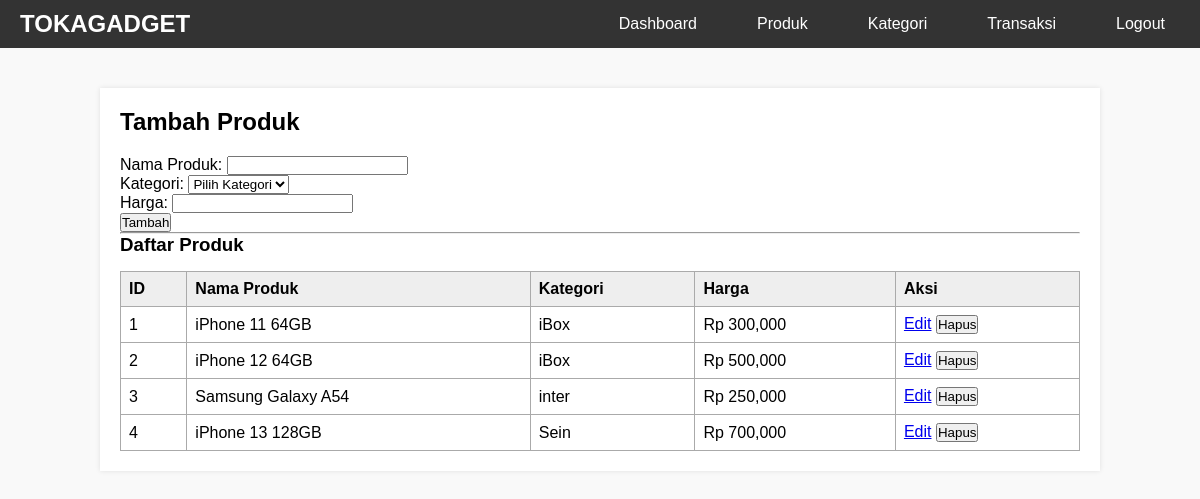
The page /TB_basdat/admin/produk.php (signed in) on the database as committed earlier.
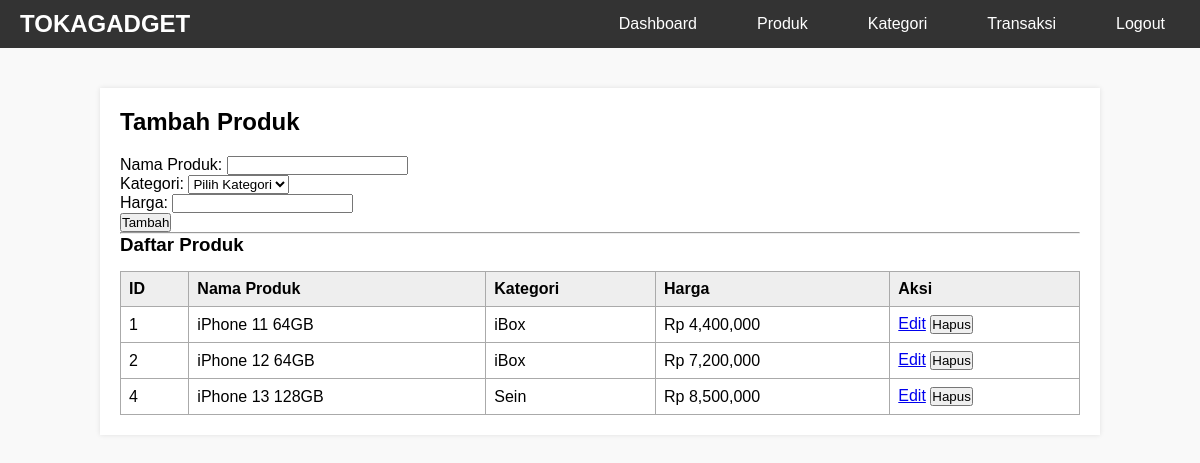
The same page on the database as committed later.
### tables this page shows
CREATE TABLE `produk` (
  `id_produk` int(11) NOT NULL,
  `nama_produk` varchar(100) NOT NULL,
  `id_kategori` int(11) DEFAULT NULL,
  `harga` decimal(15,2) DEFAULT NULL,
  `stok` int(11) DEFAULT 0
);

CREATE TABLE `kategori_produk` (
  `id_kategori` int(11) NOT NULL,
  `nama_kategori` varchar(50) NOT NULL,
  `durasi_garansi` varchar(50) DEFAULT NULL
);

### TB_basdat/admin/produk.php (the view, shortened to what this page needs)
<?php
require_once '../config/database.php';
$edit_data = null;
$produk_result = $pdo->query("SELECT p.*, k.nama_kategori FROM produk p LEFT JOIN kategori_produk k ON p.id_kategori = k.id_kategori")->fetchAll();
?>
<!DOCTYPE html>
<html>
<head>
</head>
<body>
<nav class="navbar">
    <div class="nav-container">
        <a href="../index.php" class="logo">TOKAGADGET</a>
        <ul class="nav-menu">
            <li><a href="index.php">Dashboard</a></li>
            <li><a href="produk.php">Produk</a></li>
            <li><a href="kategori.php">Kategori</a></li>
            <li><a href="transaksi.php">Transaksi</a></li>
            <li><a href="../logout.php" onclick="return confirm('Keluar dari admin?')">Logout</a></li>
        </ul>
    </div>
</nav>
<div class="container">
    <h2 style="margin-bottom: 20px;"><?php echo $edit_data ? 'Edit Produk' : 'Tambah Produk'; ?></h2>
    <form method="POST">
        <p>Nama Produk:
            <input type="text" name="nama_produk" required value="<?= $edit_data['nama_produk'] ?? ''; ?>">
        </p>
        <p>Kategori:
            <select name="id_kategori" required>
                <option value="">Pilih Kategori</option>
            </select>
        </p>
        <p>Harga:
            <input type="number" name="harga" required value="<?= $edit_data['harga'] ?? ''; ?>">
        </p>
        <p>
            <button type="submit"><?= $edit_data ? 'Update' : 'Tambah'; ?></button>
        </p>
    </form>
    <hr>
    <h3>Daftar Produk</h3>
    <table>
        <tr style="background-color: #eee;">
            <th>ID</th>
            <th>Nama Produk</th>
            <th>Kategori</th>
            <th>Harga</th>
            <th>Aksi</th>
        </tr>
        <?php foreach ($produk_result as $row): ?>
        <tr>
            <td><?= $row['id_produk']; ?></td>
            <td><?= $row['nama_produk']; ?></td>
            <td><?= $row['nama_kategori']; ?></td>
            <td>Rp <?= number_format($row['harga']); ?></td>
            <td>
                <a href="produk.php?edit=<?= $row['id_produk']; ?>">Edit</a>
                <form method="POST" style="display:inline;" onsubmit="return confirm('Hapus produk ini?')">
                    <button type="submit">Hapus</button>
                </form>
            </td>
        </tr>
        <?php endforeach; ?>
    </table>
</div>
</body>
</html>

Rows that differ between the two databases and show on the page:
removed produk: id_produk "3", nama_produk "Samsung Galaxy A54", id_kategori.nama_kategori "inter", harga "250,000"
changed produk "iPhone 11 64GB": harga "300,000" → "4,400,000"
changed produk "iPhone 12 64GB": harga "500,000" → "7,200,000"
changed produk "iPhone 13 128GB": harga "700,000" → "8,500,000"
